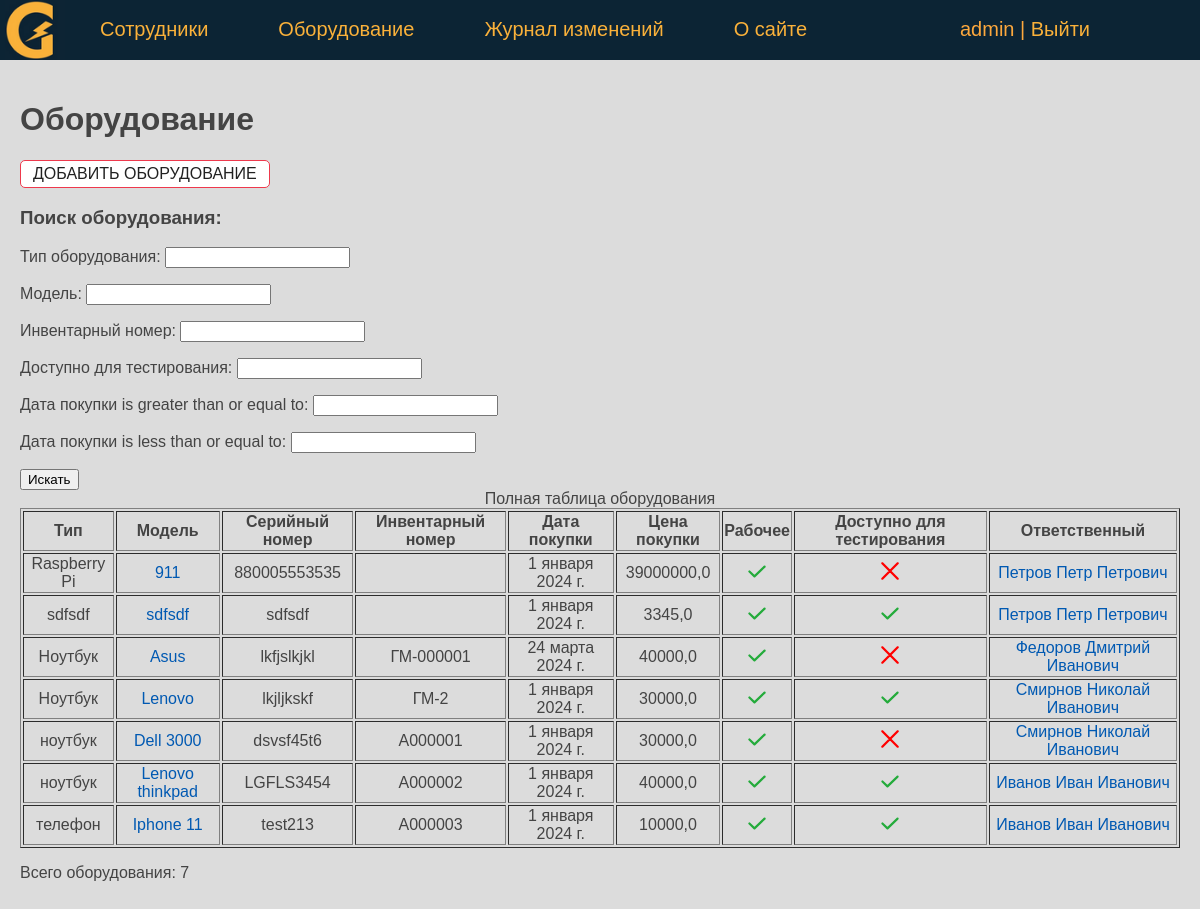
The page /equipments/ (signed in) on the database as committed earlier.
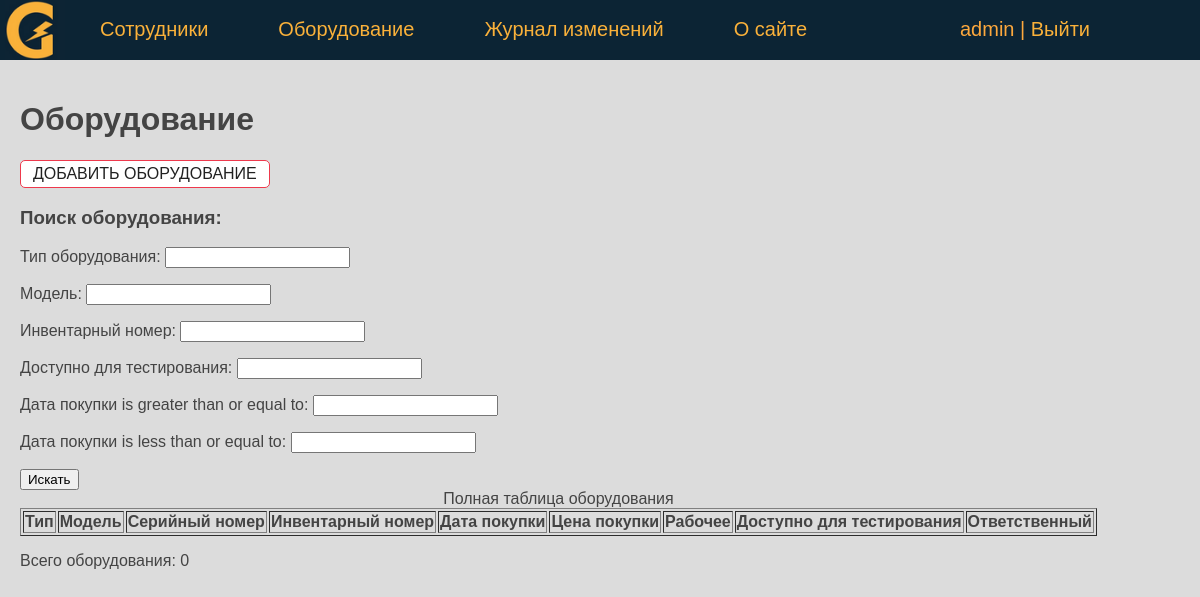
The same page on the database as committed later.
### eqlog/models.py (models this page shows, shortened)
class Equipment(models.Model):
    type = models.CharField(verbose_name='Тип оборудования', max_length=50)
    model = models.CharField(verbose_name='Модель', max_length=50)
    serial_number = models.CharField(verbose_name='Серийный номер', max_length=50)
    id_number = models.CharField(verbose_name='Инвентарный номер', max_length=10, unique=True)
    sale_date = models.DateField(verbose_name='Дата покупки', default=date(2024, 1, 1))
    price = models.FloatField(verbose_name='Цена покупки', max_length=10)
    is_working = models.BooleanField(verbose_name='Работает', default=True)
    testing = models.BooleanField(verbose_name='Доступно для тестирования', default=False)
    description = models.TextField(verbose_name='Описание')
    created_at = models.DateTimeField(verbose_name='Дата создания', auto_now_add=True)
    updated_at = models.DateTimeField(verbose_name='Дата изменения', auto_now=True)
    person = models.ForeignKey('Person', on_delete=models.PROTECT, verbose_name='Сотрудник', related_name='get_equipments')
    slug = models.SlugField(verbose_name='URL', max_length=255, unique=True, db_index=True)
    user = models.ForeignKey(User, verbose_name='Пользователь', on_delete=models.DO_NOTHING, null=True)
    objects = models.Manager()
    def get_absolute_url(self):
        return reverse('equipment', kwargs={'equip_slug': self.slug})
    class Meta:
        verbose_name = 'Оборудование'
        verbose_name_plural = 'Оборудование'
        ordering = ['type', 'model']

class Person(models.Model):
    last_name = models.CharField(verbose_name='Фамилия', max_length=50)
    first_name = models.CharField(verbose_name='Имя', max_length=50)
    middle_name = models.CharField(verbose_name='Отчество', max_length=50)
    department = models.ForeignKey('Department', on_delete=models.PROTECT, verbose_name='Отдел', related_name='get_persons')
    job_title = models.CharField(verbose_name='Должность', max_length=50)
    jobing_at = models.DateField(verbose_name='Дата трудоустройства', default=date(2024, 1, 1))
    created_at = models.DateTimeField(verbose_name='Дата создания', auto_now_add=True)
    updated_at = models.DateTimeField(verbose_name='Дата изменения', auto_now=True)
    remote = models.BooleanField(verbose_name='Удаленщик', default=False)
    is_working = models.BooleanField(verbose_name='Работает', default=True)
    city = models.CharField(verbose_name='Город', max_length=50, default='Москва')
    slug = models.SlugField(verbose_name='URL', max_length=255, unique=True, db_index=True)
    user = models.ForeignKey(User, verbose_name='Пользователь', on_delete=models.DO_NOTHING, null=True)
    objects = models.Manager()
    @property
    def fio(self):
        return f'{self.last_name} {self.first_name} {self.middle_name}'
    def get_absolute_url(self):
        return reverse('person', kwargs={'pers_slug': self.slug})
    class Meta:
        verbose_name = 'Сотрудник'
        verbose_name_plural = 'Сотрудники'
        ordering = ['last_name', 'first_name']
    def __str__(self):
        return self.fio

### eqlog/views.py (the view)
# urls.py: path('equipments/', Equipments.as_view(), name='equipments'),
class Equipments(DataMixin, ListView):
    model = Equipment
    template_name = 'eqlog/equipments.html'
    context_object_name = 'equipments'
    paginate_by = 20
    def get_context_data(self, **kwargs):
        context = super().get_context_data(**kwargs)
        auth = self.request.user.is_authenticated
        queryset = self.get_queryset()
        eq_filter = EquipmentFilter(self.request.GET, queryset)
        c_def = self.get_user_context(title='Оборудование', auth=auth, eq_filter=eq_filter)
        return {**context, **c_def}
    def get_queryset(self):
        queryset = super().get_queryset()
        eq_filter = EquipmentFilter(self.request.GET, queryset)
        return eq_filter.qs

### eqlog/utils.py (called while the page is built)
    def get_user_context(self, **kwargs):
        context = kwargs
        context['menu'] = menu
        return context

### eqlog/templates/eqlog/equipments.html (shortened to what this page needs)
{% extends 'eqlog/base.html' %}
{% block content %}
    {% if auth %}
        <h1>{{ title }}</h1>
        <p class="form-buttons">
            <a href="{% url 'addequipment' %}" class="btn btn-outline">ДОБАВИТЬ ОБОРУДОВАНИЕ</a>
        </p>
        <h3>Поиск оборудования: </h3>
        <form method="get" action="{% url 'equipments' %}">
            {{ eq_filter.form.as_p }}
            <button type="submit">Искать</button>
        </form>
        <table border="1">
            <caption>Полная таблица оборудования</caption>
            <tr>
                <th>Тип</th>
                <th>Модель</th>
                <th>Серийный номер</th>
                <th>Инвентарный номер</th>
                <th>Дата покупки</th>
                <th>Цена покупки</th>
                <th>Рабочее</th>
                <th>Доступно для тестирования</th>
                <th>Ответственный</th>
           </tr>
            {% for e in equipments %}
                <tr>
                    <td>{{ e.type }}</td>
                    <td><a href="{{ e.get_absolute_url }}"> {{ e.model }}</a></td>
                    <td>{{ e.serial_number }}</td>
                    <td>{{ e.id_number }}</td>
                    <td>{{ e.sale_date }}</td>
                    <td>{{ e.price }}</td>
                    <td class="mark {% if e.is_working %} mark_tick {% endif %}"> </td>
                    <td class="mark {% if e.testing %} mark_tick {% endif %}"> </td>
                    <td><a href="{{ e.person.get_absolute_url }}"> {{ e.person }}</a></td>
                </tr>
            {% endfor %}
        </table>
        <p> Всего оборудования: {{ equipments | length }}</p>
    {% endif %}
{% endblock %}

### eqlog/templates/eqlog/base.html (shortened to what this page needs)
<!DOCTYPE html>
{% load static %}
<html>
<head>
    <link type="text/css" href="/static/eqlog/css/styles.css" rel="stylesheet" />
</head>
<body bgcolor="#DCDCDC">
    {% block mainmenu %}
    <header class="header">
    <ul id="mainmenu" class="mainmenu">
        <li class="logo">
            <a href="{% url 'home' %}"><div class="logo"></div></a>
        </li>
        {% for m in menu %}
            <li><a href="{% url m.url_name %}"> {{ m.title }} </a></li>
        {% endfor %}
        <li class="last">
            {% if request.user.is_authenticated %}
                <li class="last"> {{user.username}} | <a href="{% url 'logout' %}">Выйти</a> </li>
            {% else %}
                <li class="last"><a href="{% url 'login' %}">Войти</a> </li>
            {% endif %}
        </li>
    </ul>
    </header>
    {% endblock mainmenu %}
    <main>
        {% block content %}
        {% endblock content %}
    </main>
</body>
</html>

### eqlog/static/eqlog/css/styles.css (style rules this page uses)
body { font-family: 'Arial'; margin: 0; padding: 0; height: 100%; width: 100%; color: #444; }
a { color: #0059b2; text-decoration: none; }
.header { background: #0c2434; height: 60px; }
main { padding: 20px; }
.logo { background: url('../images/logo_home.png') no-repeat 0px 0px; background-size: contain; background-position: center; width: 70px; height: 60px; }
ul.mainmenu { list-style: none; margin: 0; padding: 0; height: 60px; color: #FDA83D; font-size: 20px; overflow: hidden; }
ul.mainmenu li { float: left; margin: 18px 40px 0 30px; }
ul.mainmenu li.logo { margin: 0; }
ul.mainmenu li.last { float: right; }
ul.mainmenu li a { color: #fab13a; text-decoration: none; }
.form-buttons { display: flex; justify-content: space-between; align-items: center; gap: 0.75rem; }
.btn { padding: 0.25rem 0.75rem; border-radius: 5px; background-color: #ffffff; border: solid 1px #ffffff; color: #212121; cursor: pointer; test-decoration: none; font-size: 1rem; min-width: 6rem; text-align: center; }
.btn-outline { border: solid 1px #ee394c; }

Rows that differ between the two databases and show on the page:
removed Equipment: type "Raspberry Pi", model "911", serial_number "880005553535", sale_date "1 января 2024 г.", price "39000000,0", is_working True (drawn), testing False (drawn), person "Петров Петр Петрович"
removed Equipment: type "sdfsdf", model "sdfsdf", serial_number "sdfsdf", sale_date "1 января 2024 г.", price "3345,0", is_working True (drawn), testing True (drawn), person "Петров Петр Петрович"
removed Equipment: type "Ноутбук", model "Asus", serial_number "lkfjslkjkl", id_number "ГМ-000001", sale_date "24 марта 2024 г.", price "40000,0", is_working True (drawn), testing False (drawn), person "Федоров Дмитрий Иванович"
removed Equipment: type "Ноутбук", model "Lenovo", serial_number "lkjljkskf", id_number "ГМ-2", sale_date "1 января 2024 г.", price "30000,0", is_working True (drawn), testing True (drawn), person "Смирнов Николай Иванович"
removed Equipment: type "ноутбук", model "Dell 3000", serial_number "dsvsf45t6", id_number "А000001", sale_date "1 января 2024 г.", price "30000,0", is_working True (drawn), testing False (drawn), person "Смирнов Николай Иванович"
removed Equipment: type "ноутбук", model "Lenovo thinkpad", serial_number "LGFLS3454", id_number "А000002", sale_date "1 января 2024 г.", price "40000,0", is_working True (drawn), testing True (drawn), person "Иванов Иван Иванович"
removed Equipment: type "телефон", model "Iphone 11", serial_number "test213", id_number "А000003", sale_date "1 января 2024 г.", price "10000,0", is_working True (drawn), testing True (drawn), person "Иванов Иван Иванович"
Other text that changed with them:
{{ equipments | length }}: "7" → "0"
